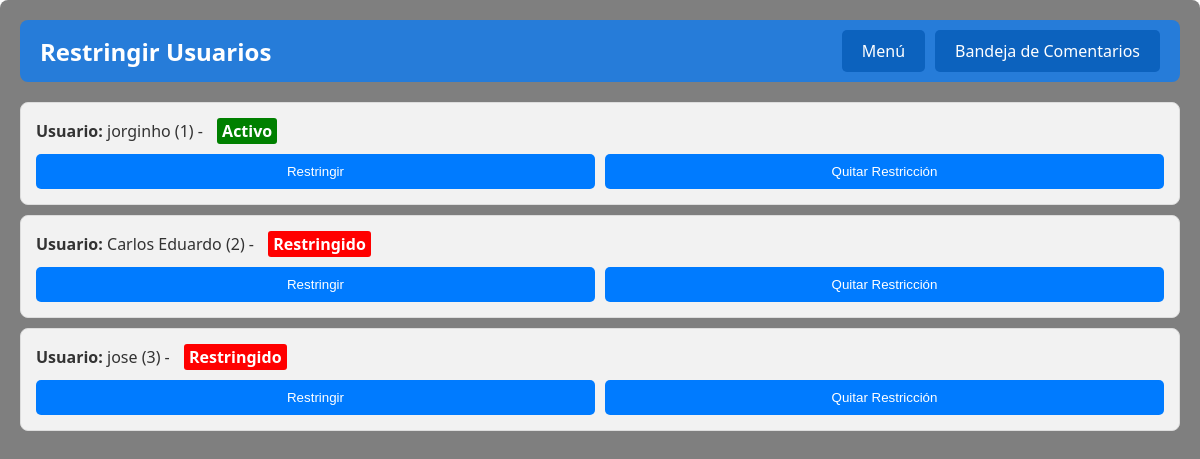
Screenshot of /seleccion.php with the database file from the repository.
### tables this page shows
CREATE TABLE IF NOT EXISTS `registro` (
  `id` int NOT NULL AUTO_INCREMENT,
  `nombres` varchar(30) NOT NULL,
  `apellidos` varchar(30) NOT NULL,
  `fecha_nac` date NOT NULL,
  `mail` text NOT NULL,
  `cedula` int NOT NULL,
  `telefono` int NOT NULL,
  `usuario` varchar(30) NOT NULL,
  `contrasenia` varchar(100) NOT NULL,
  `restringido` tinyint(1) NOT NULL,
  PRIMARY KEY (`id`)
);

### seleccion.php (the view, shortened to what this page needs)
<!DOCTYPE html>
<html lang="es">
<head>
</head>
<body>
    <div class="container">
        <div class="header">
            <h2>Restringir Usuarios</h2>
            <div class="header-buttons">
                <a href="menu.php">Menú</a>
                <a href="comentar_sql.php">Bandeja de Comentarios</a>
            </div>
        </div>
        <div class="user-list">
            <?php
            $conn = mysqli_connect("localhost", "root", "", "datos_login") or die("Error al conectarse a la base de datos.");
            $result = mysqli_query($conn, "SELECT * FROM registro");
            if ($result->num_rows > 0) {
                while ($row = $result->fetch_assoc()) {
                    echo "<div class='user-card'>";
                    echo "<p><span>Usuario:</span> " . htmlspecialchars($row["nombres"]) . " (" . htmlspecialchars($row["id"]) . ") - ";
                    switch ($row["restringido"]) {
                        case 1:
                            echo "<span class='status restringido'>Restringido</span>";
                            break;
                        default:
                            echo "<span class='status activo'>Activo</span>";
                            break;
                    }
                    echo "</p>";
                    echo "<form action='restringir.php' method='post'>";
                    echo "<button type='submit' name='restrict' value='1'>Restringir</button>";
                    echo "<button type='submit' name='restrict' value='0'>Quitar Restricción</button>";
                    echo "</form>";
                    echo "</div>";
                }
            }
            ?>
        </div>
    </div>
</body>
</html>

### seleccion.php (style rules this page uses)
body { font-family: 'Segoe UI', Tahoma, Geneva, Verdana, sans-serif; background: url('./imagenes/usm_fondo.png') no-repeat center center fixed; background-size: cover; margin: 0; padding: 0; display: flex; flex-direction: column; height: 100vh; color: white; }
.container { flex: 1; overflow-y: auto; padding: 20px; background: rgba(0, 0, 0, 0.5); border-radius: 8px; }
.header { display: flex; justify-content: space-between; align-items: center; padding: 10px 20px; background-color: rgba(0, 123, 255, 0.7); color: white; border-radius: 8px; }
.header h2 { margin: 0; }
.header-buttons { display: flex; gap: 10px; }
.header-buttons a, .header-buttons form button { background-color: rgba(0, 86, 179, 0.7); color: white; padding: 10px 20px; text-decoration: none; border-radius: 5px; border: none; cursor: pointer; transition: background-color 0.3s ease; }
.user-list { margin-top: 20px; }
.user-card { background: rgba(255, 255, 255, 0.9); padding: 15px; border-radius: 8px; margin-bottom: 10px; border: 1px solid #ddd; color: #333; }
.user-card p { margin: 0 0 10px; }
.user-card span { font-weight: bold; }
.user-card span.status { display: inline-block; margin-left: 10px; padding: 2px 5px; border-radius: 3px; }
.user-card span.status.restringido { background-color: red; color: white; }
.user-card span.status.activo { background-color: green; color: white; }
.user-card form { display: flex; gap: 10px; }
.user-card form button { flex: 1; background-color: #007BFF; color: white; padding: 10px; border: none; border-radius: 5px; cursor: pointer; }

### rows the page displays
registro: nombres "jorginho", id "1", restringido "Activo"
registro: nombres "Carlos Eduardo", id "2", restringido "Restringido"
registro: nombres "jose", id "3", restringido "Restringido"
